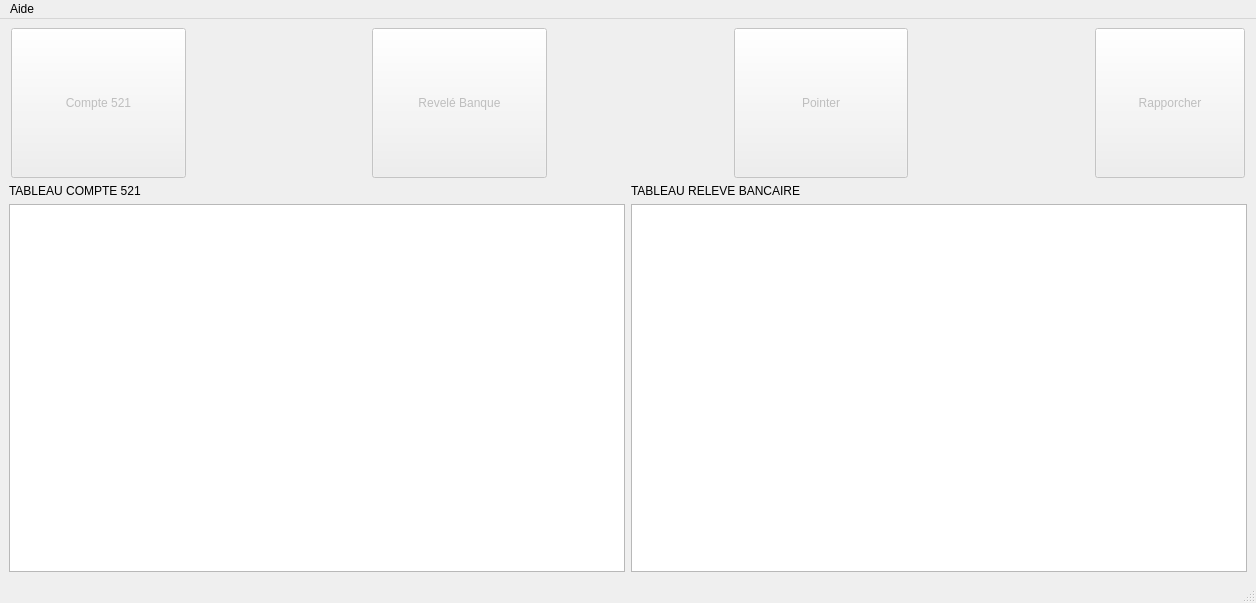
<?xml version="1.0" encoding="UTF-8"?>
<ui version="4.0">
 <class>MainWindow</class>
 <widget class="QMainWindow" name="MainWindow">
  <property name="geometry">
   <rect>
    <x>0</x>
    <y>0</y>
    <width>1256</width>
    <height>603</height>
   </rect>
  </property>
  <property name="windowTitle">
   <string>MainWindow</string>
  </property>
  <widget class="QWidget" name="centralwidget">
   <layout class="QVBoxLayout" name="verticalLayout_3">
    <item>
     <layout class="QHBoxLayout" name="horizontalLayout">
      <property name="sizeConstraint">
       <enum>QLayout::SetFixedSize</enum>
      </property>
      <property name="leftMargin">
       <number>2</number>
      </property>
      <property name="topMargin">
       <number>0</number>
      </property>
      <property name="rightMargin">
       <number>2</number>
      </property>
      <item>
       <widget class="QPushButton" name="pushButton">
        <property name="enabled">
         <bool>false</bool>
        </property>
        <property name="minimumSize">
         <size>
          <width>150</width>
          <height>150</height>
         </size>
        </property>
        <property name="text">
         <string>Compte 521</string>
        </property>
        <property name="icon">
         <iconset resource="ressources.qrc">
          <normaloff>:/images/images/2.png</normaloff>:/images/images/2.png</iconset>
        </property>
       </widget>
      </item>
      <item>
       <widget class="QLabel" name="arrow1">
        <property name="enabled">
         <bool>false</bool>
        </property>
        <property name="layoutDirection">
         <enum>Qt::LeftToRight</enum>
        </property>
        <property name="autoFillBackground">
         <bool>false</bool>
        </property>
        <property name="text">
         <string/>
        </property>
        <property name="pixmap">
         <pixmap resource="ressources.qrc">:/images/images/5.png</pixmap>
        </property>
        <property name="alignment">
         <set>Qt::AlignCenter</set>
        </property>
       </widget>
      </item>
      <item>
       <widget class="QPushButton" name="pushButton_2">
        <property name="enabled">
         <bool>false</bool>
        </property>
        <property name="minimumSize">
         <size>
          <width>150</width>
          <height>150</height>
         </size>
        </property>
        <property name="text">
         <string>Revelé Banque</string>
        </property>
        <property name="icon">
         <iconset resource="ressources.qrc">
          <normaloff>:/images/images/1.png</normaloff>:/images/images/1.png</iconset>
        </property>
       </widget>
      </item>
      <item>
       <widget class="QLabel" name="arrow2">
        <property name="enabled">
         <bool>false</bool>
        </property>
        <property name="text">
         <string/>
        </property>
        <property name="pixmap">
         <pixmap resource="ressources.qrc">:/images/images/5.png</pixmap>
        </property>
        <property name="alignment">
         <set>Qt::AlignCenter</set>
        </property>
       </widget>
      </item>
      <item>
       <widget class="QPushButton" name="pointerBtn">
        <property name="enabled">
         <bool>false</bool>
        </property>
        <property name="minimumSize">
         <size>
          <width>150</width>
          <height>150</height>
         </size>
        </property>
        <property name="text">
         <string>Pointer</string>
        </property>
        <property name="icon">
         <iconset resource="ressources.qrc">
          <normaloff>:/images/images/3.png</normaloff>:/images/images/3.png</iconset>
        </property>
       </widget>
      </item>
      <item>
       <widget class="QLabel" name="arrow3">
        <property name="enabled">
         <bool>false</bool>
        </property>
        <property name="text">
         <string/>
        </property>
        <property name="pixmap">
         <pixmap resource="ressources.qrc">:/images/images/5.png</pixmap>
        </property>
        <property name="alignment">
         <set>Qt::AlignCenter</set>
        </property>
       </widget>
      </item>
      <item>
       <widget class="QPushButton" name="recBtn">
        <property name="enabled">
         <bool>false</bool>
        </property>
        <property name="sizePolicy">
         <sizepolicy hsizetype="Fixed" vsizetype="Fixed">
          <horstretch>0</horstretch>
          <verstretch>0</verstretch>
         </sizepolicy>
        </property>
        <property name="minimumSize">
         <size>
          <width>150</width>
          <height>150</height>
         </size>
        </property>
        <property name="text">
         <string>Rapporcher</string>
        </property>
        <property name="icon">
         <iconset resource="ressources.qrc">
          <normaloff>:/images/images/4.png</normaloff>:/images/images/4.png</iconset>
        </property>
       </widget>
      </item>
     </layout>
    </item>
    <item>
     <layout class="QHBoxLayout" name="horizontalLayout_2">
      <item>
       <layout class="QVBoxLayout" name="verticalLayout">
        <item>
         <widget class="QLabel" name="label_4">
          <property name="text">
           <string>TABLEAU COMPTE 521</string>
          </property>
         </widget>
        </item>
        <item>
         <widget class="QTableView" name="myBankView">
          <property name="selectionBehavior">
           <enum>QAbstractItemView::SelectRows</enum>
          </property>
         </widget>
        </item>
       </layout>
      </item>
      <item>
       <layout class="QVBoxLayout" name="verticalLayout_2">
        <item>
         <widget class="QLabel" name="label_5">
          <property name="text">
           <string>TABLEAU RELEVE BANCAIRE</string>
          </property>
         </widget>
        </item>
        <item>
         <widget class="QTableView" name="myBankView_2">
          <property name="selectionBehavior">
           <enum>QAbstractItemView::SelectRows</enum>
          </property>
         </widget>
        </item>
       </layout>
      </item>
     </layout>
    </item>
   </layout>
  </widget>
  <widget class="QMenuBar" name="menubar">
   <property name="geometry">
    <rect>
     <x>0</x>
     <y>0</y>
     <width>1256</width>
     <height>21</height>
    </rect>
   </property>
   <widget class="QMenu" name="menuAide">
    <property name="title">
     <string>Aide</string>
    </property>
    <addaction name="actionA_Propos"/>
   </widget>
   <addaction name="menuAide"/>
  </widget>
  <widget class="QStatusBar" name="statusbar"/>
  <action name="actionA_Propos">
   <property name="text">
    <string>A Propos</string>
   </property>
  </action>
 </widget>
 <resources>
  <include location="ressources.qrc"/>
 </resources>
 <connections/>
</ui>
